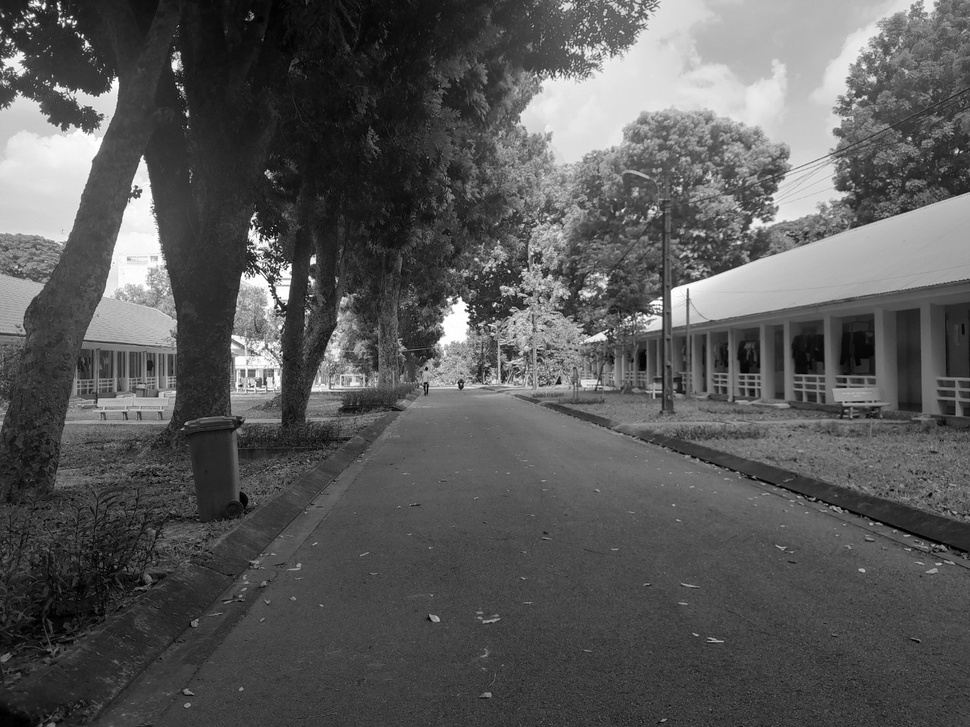
#> input picture computer_vision/UTC2_01_trang_den.jpg, 970 x 727 px, shrunk from 1280 x 960 before the run
$ python main_291_06.py
#> lines starting #> are read from the running program, lines starting #| are printed output that depends on the picture
from PIL import Image
from PIL.ImageOps import grayscale

def falsecolor(src_path, colors):
    # Check if the source is a file path, then open the image
#> called with src_path = 'UTC2_01_trang_den.jpg'
    if isinstance(src_path, str):
        src = Image.open(src_path)
#> src is the input picture: PIL image 970x727 L; min 0, max 255, mean 88.6
    else:
        raise TypeError('Invalid source type. Provide a file path.')

    # Check if the image mode is supported
    if src.mode not in ['L', 'RGB', 'RGBA']:
        raise TypeError(f'Unsupported source image mode: {src.mode}')

    src.load()

    # Create look-up-tables (LUTs) to map luminosity ranges to color components
    num_colors = len(colors)
    palette = [colors[int(i / 256. * num_colors)] for i in range(256)]
    luts = tuple(c[channel] for channel in range(3) for c in palette)

    # Create grayscale version of the image if necessary
    l = src if src.mode == 'L' else grayscale(src)

    # Convert grayscale to an equivalent RGB mode image
    if Image.getmodebands(src.mode) < 4:  # Non-alpha image
        merge_args = ('RGB', (l,) * 3)  # RGB version of grayscale
    else:  # Include a copy of the source image's alpha layer
        a = Image.new('L', src.size)
        a.putdata(src.getdata(3))
        luts += tuple(range(256))  # Add a 1:1 mapping for alpha values
        merge_args = ('RGBA', (l,) * 3 + (a,))  # RGBA version of grayscale

    # Merge all the grayscale bands back together and apply the LUTs
    return Image.merge(*merge_args).point(luts)
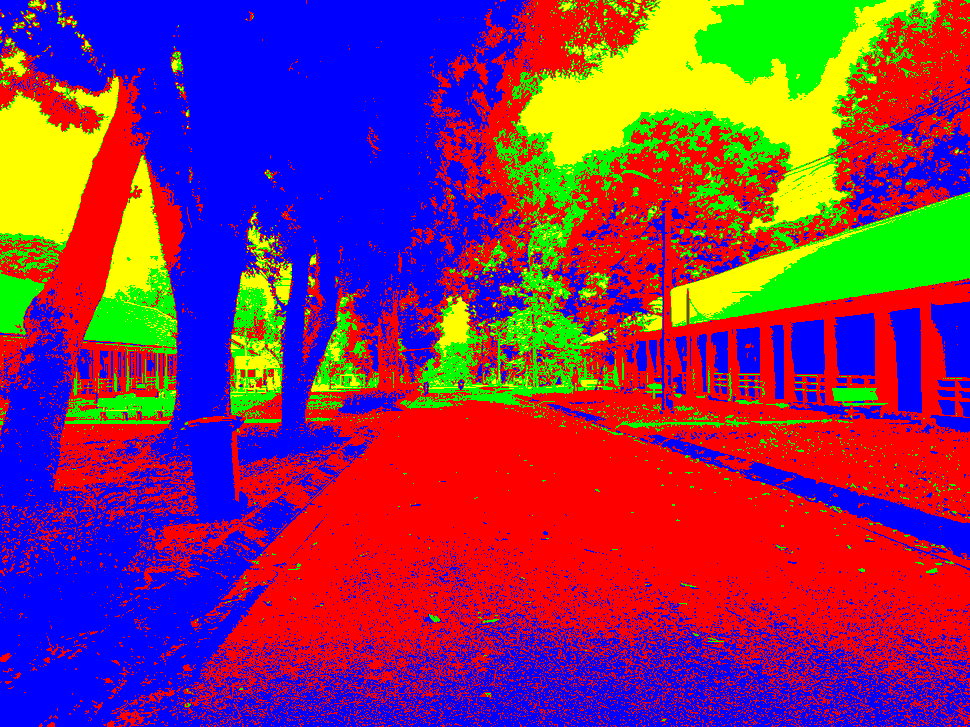
#> returned value: PIL image 970x727 RGB; mean R, G, B 130.6, 48.4, 96.8

if __name__ == '__main__':
    # Define color constants
    R, G, B = (255, 0, 0), (0, 255, 0), (0, 0, 255)
    C, M, Y = (0, 255, 255), (255, 0, 255), (255, 255, 0)

    # Specify the image file path
    filename = 'UTC2_01_trang_den.jpg'

    # Convert the image into a false-color one with 4 colors and display it
    falsecolor_result = falsecolor(filename, [B, R, G, Y])
    falsecolor_result.show()
